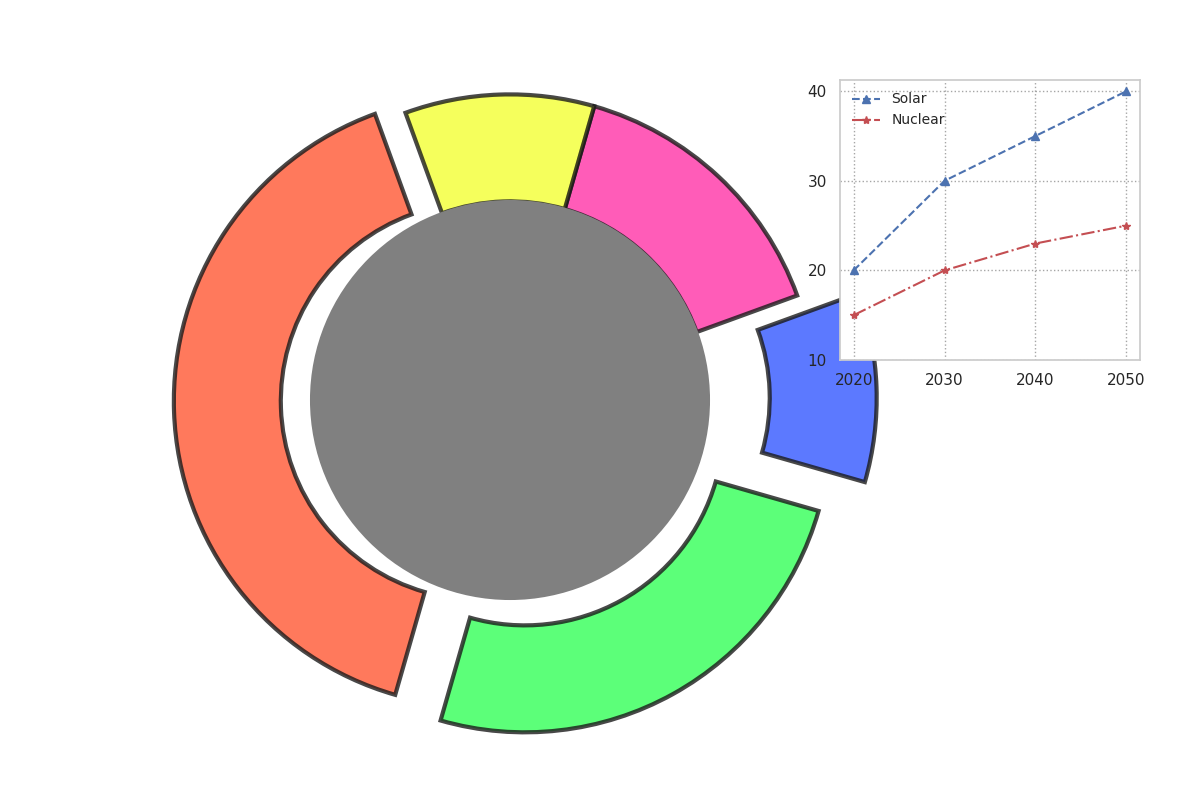

Reproduce this figure in Python.
import matplotlib.pyplot as plt
import numpy as np

percentages = [40, 25, 10, 15, 10]
colors = ['#FF5733', '#33FF57', '#3357FF', '#FF33A6', '#F3FF33']
explode = (0.1, 0.1, 0.2, 0, 0)  # Increased explode on the third slice

fig, ax = plt.subplots(figsize=(12, 8), subplot_kw=dict(aspect="equal"))

# Altered pie chart styles
ax.pie(
    percentages, 
    colors=colors, 
    startangle=110,  # Random start angle
    wedgeprops=dict(width=0.35, edgecolor='k', linewidth=3, linestyle='-', alpha=0.8),  # Changed edge color, linewidth, and added linestyle
    shadow=False,  # Removed shadow
    explode=explode
)

centre_circle = plt.Circle((0, 0), 0.65, fc='gray', edgecolor='gray', linewidth=2)  # Changed center circle's color and linewidth
ax.add_artist(centre_circle)

ax_inset = fig.add_axes([0.7, 0.55, 0.25, 0.35])  # Adjusted inset position
years = [2020, 2030, 2040, 2050]
solar_trend = [20, 30, 35, 40]
nuclear_trend = [15, 20, 23, 25]
ax_inset.plot(years, solar_trend, 'b--^', label='Solar')  # Changed line style and marker
ax_inset.plot(years, nuclear_trend, 'r-.*', label='Nuclear')  # Changed line style and marker
ax_inset.legend(loc='upper left', fontsize='small', frameon=False)  # Modified legend properties
ax_inset.set_xticks(years)
ax_inset.set_yticks([10, 20, 30, 40])
ax_inset.grid(True, linestyle=':', color='gray', alpha=0.7)  # Changed grid line style and color

plt.tight_layout(rect=[0, 0, 0.85, 1])
plt.show()
